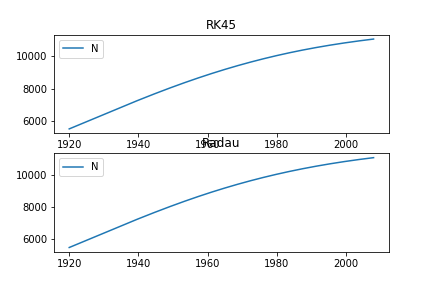

Source code (Python):
import numpy as np
from scipy import integrate
import matplotlib.pyplot as plt

def population(t, x): 
    '''
    ロジスティック方程式
    dx/dt = gamma*(1-x/x∞)*x
    '''
    f = np.zeros_like(x)
    gamma = 0.03
    xinf = 12000
    f[0] = gamma*(1-x[0]/xinf)*x[0]
    return f

x0 = np.zeros(1)
x0[0] = 5500

syear = 1920
eyear = 2008
n = 3000

methods = ['RK45','Radau']

for s in methods:
    sol = integrate.solve_ivp(population, [syear, eyear], x0, method=s, dense_output=True)
    t = np.linspace(syear, eyear, n)
    z = sol.sol(t)
    plt.subplot(2, 1, methods.index(s)+1)
    plt.plot(t, z.T)
    plt.legend(['N'])
    plt.title(s)
    
plt.savefig("logistic_past.png")